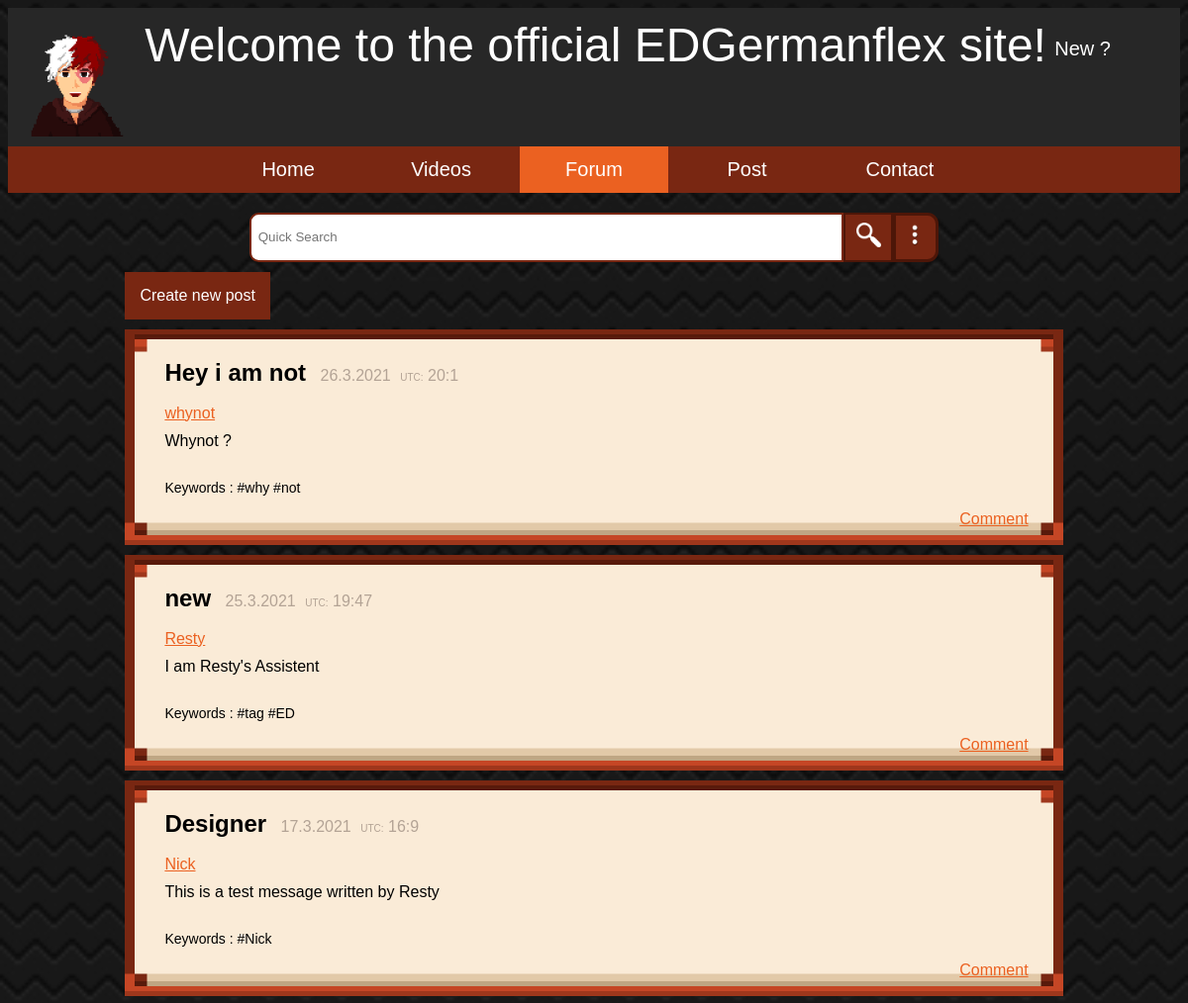
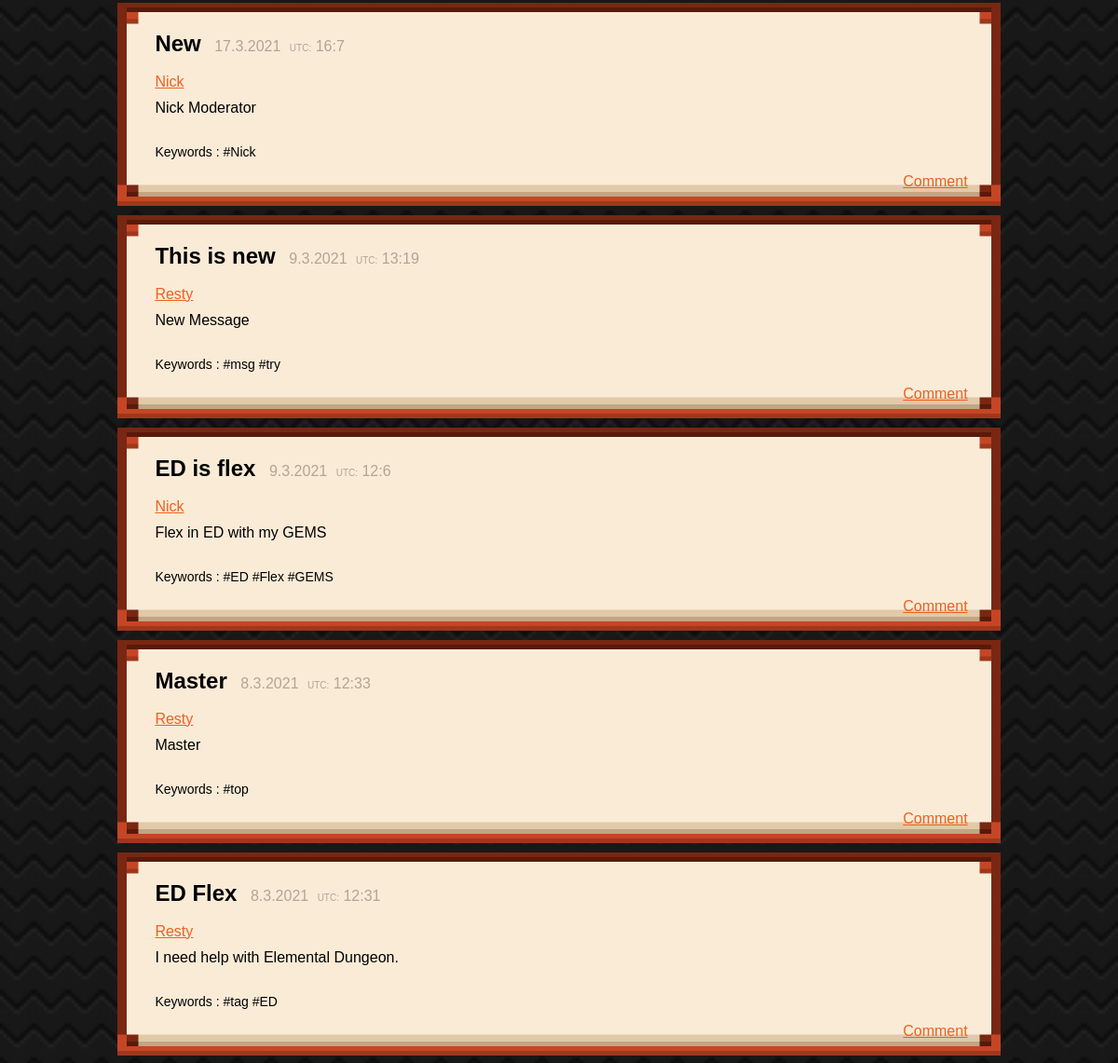
Screenshot of /team/nick/forum/ with the database file from the repository (2 pictures, top to bottom).
### team/models.py (models this page shows, shortened)
class forum(models.Model):
    user = models.CharField(max_length=255, default=' ')
    title = models.CharField(max_length=100, unique=False, blank=False, default='')
    message = models.CharField(max_length=255)
    tags = models.CharField(max_length=255)
    created_at = models.DateTimeField(auto_now_add=True)
    like = models.ManyToManyField(User, related_name='like', blank=True)
    dislike = models.ManyToManyField(User, related_name='dislike', blank=True)

### team/views.py (the view)
# urls.py: path('team/nick/forum/', views.forum_view, name='forums'),
def forum_view(request):
    data = forum.objects.all().order_by('-created_at')
    form = addforum()
    likeobj = forum.objects.annotate(like_count=Count('like')).order_by('-like_count')[:3]
    if request.method == 'POST':
        form = addforum(request.POST)
        if form.is_valid():
            instance = form.save(commit=False)
            instance.user = request.user.username
            instance.save()
    return render(request, 'nick/forum.html', {'message': data, 'form': form, 'likeobj': likeobj})

### team/forms.py
class addforum(forms.ModelForm):
    class Meta:
        model = forum
        fields = ['title', 'message', 'tags']
        widgets = {
            'title': forms.TextInput(attrs={'id': 'createTopic'}),
            'message': forms.Textarea(attrs={'id': 'createDesc'}),
            'tags': forms.TextInput(attrs={'id': 'keywords'})
        }

### team/templatetags/hashtag.py (called while the page is built)
@register.simple_tag()
def check(tags):
    try:
        tag = tags.split(' ')
        new_tag = ' '
        for singletag in tag:
            if singletag.startswith('#'):
                new_tag = f'{new_tag} {singletag}'
            else:
                new_tag = f'{new_tag} #{singletag}'
        return new_tag
    except:
        if tags.startswith('#'):
            return (tags)
        else:
            x = f'#{tags}'
            return x

### templates/nick/forum.html (shortened to what this page needs)
{% load static %}
{% load hashtag %}
<!DOCTYPE html>
<html>
    <head>
        <link rel="stylesheet" href={% static 'css/nick/holy-cascade.css' %}>
    </head>
    <body>
    <div id="topBanner">
        <div>
            <label>Welcome to the official EDGermanflex site!</label>
            <img src={% static 'img/nick/logo.png' %} style="width: 120px; height: 120px; float: left; padding-left: 10px;">
            {% if request.user.is_authenticated %}
                <div id="dropdown"  style="float: right; margin-right: 70px; margin-top: 20px">
                    <label onclick="ddMenu()">{{ request.user.username }}</label>
                    <div  id="dropdown-content">
                        <a href='/team/nick/forum/profile?user={{ request.user.username }}' style="float: left;">Profile</a>
                        <a href="/team/nick/logout" style="float: left;">Logout</a>
                    </div>
                </div>
            {% else %}
                <div id="dropdown"  style="float: right; margin-right: 70px; margin-top: 20px">
                    <label onclick="ddMenu()">New ?</label>
                </div>
            {% endif %}
        </div>
    </div>
    <div id="scroll">
        <button class="buttonTop" onClick="window.location='/team/nick/';">Home</button>
        <button class="buttonTop" onClick="window.location='/team/nick/videos';">Videos</button>
        <button class="buttonTop" style="background-color:  rgb(235, 97, 33);" onClick="window.location='/team/nick/forum';">Forum</button>
        <button class="buttonTop" onClick="window.location='/team/nick/posts';">Post</button>
        <button class="buttonTop" onClick="window.location='/team/nick/contact';">Contact</button>
    </div>
    <form action="/team/nick/forum/search" method="get">
        <div id="search">
            <input list="mostlike" type="search" name="searching" id="searchBar" placeholder="Quick Search">
            <button id="searchButton"><img src={% static 'img/nick/search.png' %} style="width: 25px; height: 25px;"> </button>
            <div id='filter' onclick='filterSearch()'><img src={% static 'img/nick/3dots.png' %} style="width: 40px; height: 40px;"></div>
        </div>
    </form>
            <button onclick="location.href='/team/nick/forum/create';" id='buttonNewPost'>Create new post</button>
            {% for data in message %}
                <div class="post">
                <label style="font-size: 24px; padding: 10px; color: rgb(0,0,0);"><b>{{ data.title }}</b></label>
                <label id='date' style="color: rgb(179, 163, 149);">{{ data.created_at.day }}.{{ data.created_at.month }}.{{ data.created_at.year }}</label>
                <label style="font-size: 10px;color: rgb(179, 163, 149); padding-left: 5px;">UTC:</label>
                <label id='time' style="color: rgb(179, 163, 149);">{{ data.created_at.hour}}:{{ data.created_at.minute }}</label><br><br>
                <a id="notwhite" href='/team/nick/forum/profile?user={{ data.user }}' style="float: none; padding: 10px;">{{ data.user }}</a>
                <span>{{ data.message }}</span>
                <span id="tags">Keywords :  {% check data.tags %}</span>
                <div style="padding-right: 20px; padding: 5px;"><a id="notwhite" href="/team/nick/forum/message/?user={{ data.user }}&title={{ data.title }}">Comment</a></div>
                </div>
            {% endfor %}
    </body>
</html>

### team/static/css/nick/holy-cascade.css (style rules this page uses)
a#notwhite { color:rgb(235, 97, 33); }
#filter { background-color: rgb(121, 39, 18); border: none; border:rgb(77, 22, 8) solid; border-width: .2em; border-radius: 0 .7em .7em 0; }
#buttonNewPost { background-color: rgb(121, 39, 18); border: none; padding: 15px; margin-top: 10px; margin-left: 10%; font-size: 16px; text-decoration: none; color: white; cursor: pointer; }
body { background-image: url("../../img/nick/patterndark.png"); background-size: 2000px; background-repeat: inherit; font-family: 'Gill Sans', 'Gill Sans MT', Calibri, 'Trebuchet MS', sans-serif; }
span { display: block; word-wrap: break-word; font-size: 16px; padding: 10px; }
a { float: right; color: rgb(121, 39, 18); }
#dropdown { font-size: 20px; margin-right: 20px; position: relative; display: inline-block; }
#search { display: flex; justify-content: center; margin-top: 20px; }
#searchBar { border:rgb(121, 39, 18) solid; border-width: .2em; border-radius: .7em 0 0 .7em; padding: .2em .2em .2em .5em; width: 600px; height: 50px; }
#searchButton { border:rgb(77, 22, 8) solid; border-width: .2em; background-color: rgb(121, 39, 18); color:white; font-weight:bold; padding-bottom: .2em; width: 50px; }
.post { background-color:#faebd7; border: 30px solid transparent; border-image: url('../../img/nick/darkthiccborder.png') 20% round; margin-left: 10%; margin-right: 10%; margin-top: 10px; width: auto; height: max-content; }
.buttonTop { padding: 1%; width: 150px; background-color:rgb(121, 39, 18); border:0px; color: white; font-size: 20px; }
#scroll { text-align: center; background-color: rgb(121, 39, 18); }
#topBanner { float: left; color: rgb(255, 255, 255); text-align: center; width: 100%; padding-bottom: 10px; padding-top: 10px; background-color: rgb(39, 39, 39); font-size: 48px; }
#tags { margin-top: 10px; font-size: 14px; }

### rows the page displays
forum: title "Hey i am not", created_at.day "26", created_at.month "3", created_at.year "2021", created_at.hour "20", created_at.minute "1", user "whynot", message "Whynot ?", tags "#why #not"
forum: title "new", created_at.day "25", created_at.month "3", created_at.year "2021", created_at.hour "19", created_at.minute "47", user "Resty", message "I am Resty's Assistent", tags "#tag #ED"
forum: title "Designer", created_at.day "17", created_at.month "3", created_at.year "2021", created_at.hour "16", created_at.minute "9", user "Nick", message "This is a test message written by Resty", tags "#Nick"
forum: title "New", created_at.day "17", created_at.month "3", created_at.year "2021", created_at.hour "16", created_at.minute "7", user "Nick", message "Nick Moderator", tags "#Nick"
forum: title "This is new", created_at.day "9", created_at.month "3", created_at.year "2021", created_at.hour "13", created_at.minute "19", user "Resty", message "New Message", tags "#msg #try"
forum: title "ED is flex", created_at.day "9", created_at.month "3", created_at.year "2021", created_at.hour "12", created_at.minute "6", user "Nick", message "Flex in ED with my GEMS", tags "#ED #Flex #GEMS"
forum: title "Master", created_at.day "8", created_at.month "3", created_at.year "2021", created_at.hour "12", created_at.minute "33", user "Resty", message "Master", tags "#top"
forum: title "ED Flex", created_at.day "8", created_at.month "3", created_at.year "2021", created_at.hour "12", created_at.minute "31", user "Resty", message "I need help with Elemental Dungeon.", tags "#tag #ED"
